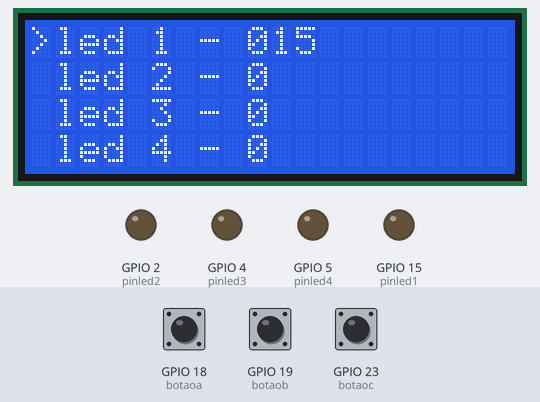
Bench run of a program on a simulated ESP32. On the bench: 20×4 character LCD, output pins drawn as LEDs (lit = HIGH). The inputs (shaded band) are chosen by the test bench; at power-on: GPIO 18 (botaoa) HIGH, GPIO 19 (botaob) HIGH, GPIO 23 (botaoc) HIGH.

Above: at 1.3 s.
1.4 s: GPIO 18 (botaoa) pulled LOW for 0.15 s
At 2.6 s:
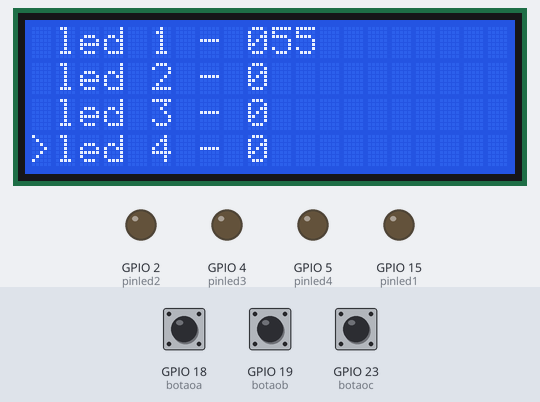
3.0 s: GPIO 18 (botaoa) pulled LOW for 1 s
At 4.2 s:
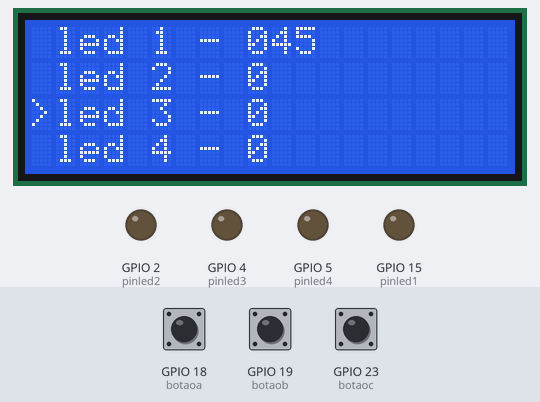
5.5 s: GPIO 18 (botaoa) pulled LOW for 0.15 s
At 5.9 s:
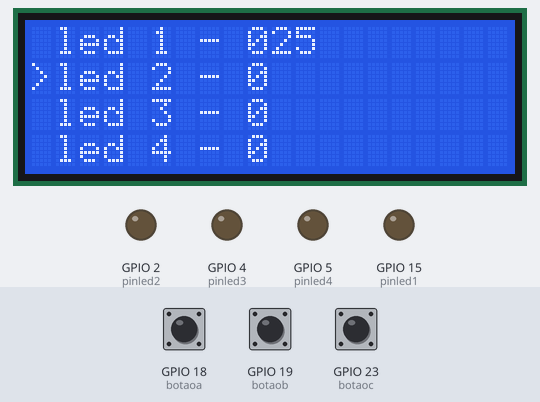
7.1 s: GPIO 18 (botaoa) pulled LOW for 3.2 s
At 8.5 s:
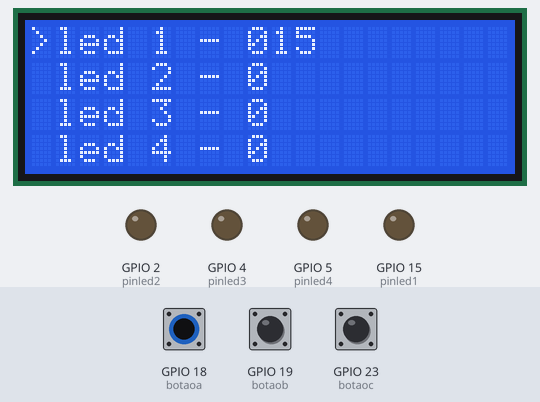
11.8 s: GPIO 19 (botaob) pulled LOW for 0.15 s
At 13.2 s:
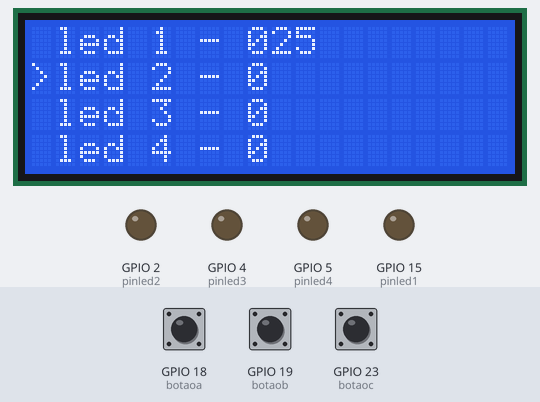
Timing chart, 0 to 14.4 s (numbered marks = the images above; inputs shaded):
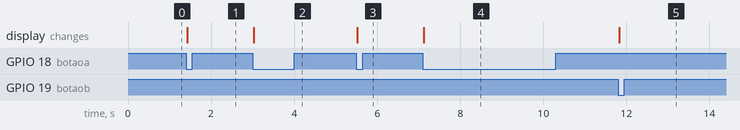

Measured:
- after the input at 1.4 s, the display: changes at once (image 1)
- after the input at 3.0 s, the display: changes at once (image 2)
- after the input at 5.5 s, the display: changes at once (image 3)
- after the input at 7.1 s, the display: changes at once (image 4)
- after the input at 11.8 s, the display: changes at once (image 5)

The program:

main.cpp
```cpp
#include <Arduino.h>
#include <Bounce2.h>
#include <LiquidCrystal_I2C.h>

LiquidCrystal_I2C lcd(0x27, 20, 4);

#define botaoa 18
#define botaob 19
#define botaoc 23
#define pinled1 15
#define pinled2 2
#define pinled3 4
#define pinled4 5

Bounce botao1 = Bounce();
Bounce botao2 = Bounce();
Bounce botao3 = Bounce();

void setup()
{
  Serial.begin(9600);
  botao1.attach(botaoa, INPUT_PULLUP);
  botao2.attach(botaob, INPUT_PULLUP);
  botao3.attach(botaoc, INPUT_PULLUP);

  pinMode(pinled1, OUTPUT);
  pinMode(pinled2, OUTPUT);
  pinMode(pinled3, OUTPUT);
  pinMode(pinled4, OUTPUT);

  lcd.init();
  lcd.backlight();
  lcd.setCursor(0, 0);
  lcd.print(">led 1 - 0");
  lcd.setCursor(0, 1);
  lcd.print(" led 2 - 0");
  lcd.setCursor(0, 2);
  lcd.print(" led 3 - 0");
  lcd.setCursor(0, 3);
  lcd.print(" led 4 - 0");
}

void loop()
{
  static bool selecao = 1;
  static int contador = 0;
  static int intledA = 0;
  static int intledB = 0;
  static int intledC = 0;
  static int intledD = 0;

  botao1.update();
  botao2.update();
  botao3.update();

  // botao c

  if (botao3.fell())
  {
    selecao = !selecao;
  }

  // botao b

  if (botao2.fell())
  {
    if (selecao)
    {
      contador++;

      if (contador > 3)
      {
        contador = 0;
      }
    }
  }
  else
  {
    switch (contador)
    {
    case 0:

      if (intledA > 0)
        intledA -= 10;
      break;

    case 1:

      if (intledB > 0)
        intledB -= 10;
      break;

    case 2:

      if (intledC > 0)
        intledC -= 10;
      break;

    case 3:

      if (intledD > 0)
        intledD -= 10;
      break;

    default:
      break;
    }
  }

  // botao a

  if (botao1.fell())
  {
    if (selecao)
    {
      contador--;

      if (contador < 0)
      {
        contador = 3;
      }
    }
  }
  else
  {
    switch (contador)
    {
    case 0:

      if (intledA <= 90)
        intledA += 10;
      break;

    case 1:

      if (intledB <= 90)
        intledB += 10;
      break;

    case 2:

      if (intledC <= 90)
        intledC += 10;
      break;

    case 3:

      if (intledD <= 90)
        intledD += 10;
      break;

    default:
      break;
    }
  }

  //                                                                   !LCD

  if (contador == 0)
  {
    lcd.setCursor(0, 0);
    lcd.print(">");

    lcd.setCursor(0, 1);
    lcd.print(" ");
    lcd.setCursor(0, 3);
    lcd.print(" ");

    lcd.setCursor(10, 0);
    lcd.print(pinled1);
  }
  else if (contador == 1)
  {
    lcd.setCursor(0, 1);
    lcd.print(">");

    lcd.setCursor(0, 0);
    lcd.print(" ");
    lcd.setCursor(0, 2);
    lcd.print(" ");

     lcd.setCursor(10, 0);
    lcd.print(pinled2);
  }
  else if (contador == 2)
  {
    lcd.setCursor(0, 2);
    lcd.print(">");

    lcd.setCursor(0, 1);
    lcd.print(" ");
    lcd.setCursor(0, 3);
    lcd.print(" ");

     lcd.setCursor(10, 0);
    lcd.print(pinled3);
  }
  else
  {
    lcd.setCursor(0, 3);
    lcd.print(">");

    lcd.setCursor(0, 2);
    lcd.print(" ");
    lcd.setCursor(0, 0);
    lcd.print(" ");

     lcd.setCursor(10, 0);
    lcd.print(pinled4);
  }
}
```
